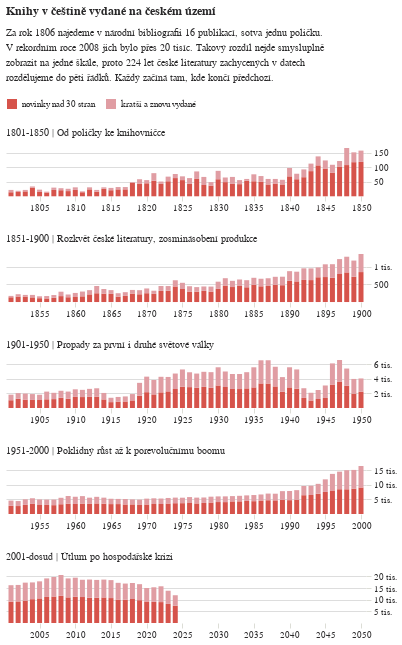

Source (notebook cell):
### Code cell
hezci_verze = alt.Chart(alt_friendly(
    do_grafu.filter(pl.col('variable').is_in(['kratší a znovu vydané','novinky nad 30 stran'])).filter(pl.col('rok') >= 1801).with_columns(
        pl.when(pl.col('rok').is_between(
            1801,1850
        )).then(pl.lit(
            "1801-1850 | Od poličky ke knihovničce"
        )).when(pl.col('rok').is_between(
            1851,1900
        )).then(pl.lit(
            "1851-1900 | Rozkvět české literatury, zosminásobení produkce"
        )).when(pl.col('rok').is_between(
            1901,1950
        )).then(pl.lit(
            "1901-1950 | Propady za první i druhé světové války"
        )).when(pl.col('rok').is_between(
            1951,2000
        )).then(pl.lit(
            "1951-2000 | Poklidný růst až k porevolučnímu boomu"
        )).when(pl.col('rok').is_between(
            2001,2050
        )).then(pl.lit(
            "2001-dosud | Útlum po hospodářské krizi")).alias("kdy")
    )),
          title=alt.Title("Knihy v češtině vydané na českém území", 
                          subtitle=["Za rok 1806 najedeme v národní bibliografii 16 publikací, sotva jednu poličku.",
                                    "V rekordním roce 2008 jich bylo přes 20 tisíc. Takový rozdíl nejde smysluplně",
                                    "zobrazit na jedné škále, proto 224 let české literatury zachycených v datech",
                                    "rozdělujeme do pěti řádků. Každý začíná tam, kde končí předchozí."],
                         color='#292829',
                         subtitleColor='#292829'),
          width=kredity['sirka'],
          height=kredity['vyska_nizkych'] * 0.8
).mark_bar(color='#E09DA3').encode(
    alt.X("rok:T", title=None, axis=alt.Axis(labelColor='#292829')),
    alt.Y("value", title=None, scale=alt.Scale(domainMin=1), axis=alt.Axis(orient="right", tickCount=3, labelColor='#292829', labelExpr='replace(datum.label, ",000", " tis.")')),
    alt.Row("kdy:N", title=None, header=alt.Header(
        labelOrient="top", labelAlign="left", labelAnchor="start", labelFontWeight=400, labelFont="Asap", labelColor='#292829'
    )),
    alt.Color('variable:N', sort=['novinky nad 30 stran'], legend=alt.Legend(orient='top',title=None,labelColor='#292829'),
             scale=alt.Scale(range=['#D6534B','#E09DA3']))
).resolve_scale(y="independent",x="independent").resolve_axis(x="independent").configure_view(stroke='transparent').configure_axisX(grid=False, domain=True)

hezci_verze

### Figure 1 — Vega-Lite specification as saved in the notebook (floating-point values rounded to 4 significant figures; data arrays with more than 128 entries replaced by an {"elided": "..."} marker saying what was removed)
{"config": {"title": {"font": "Noticia Text", "fontSize": 12, "anchor": "start", "lineHeight": 19, "fontWeight": "bolder", "subtitleFont": "Noticia Text", "subtitleFontSize": 10, "subtitleLineHeight": 15, "subtitlePadding": 10, "dy": -10}, "axis": {"labelFont": "Asap", "titleFont": "Asap", "fontWeight": "lighter", "titleFontWeight": "lighter", "labelFontSize": 9, "titleFontSize": 9, "labelPadding": 2, "titlePadding": 9, "domainOpacity": 0, "tickColor": "#DCDDD6"}, "legend": {"labelFont": "Asap", "labelFontWeight": "normal", "titleFont": "Asap", "titleFontWeight": "normal", "labelFontSize": 9, "titleFontSize": 9}, "axisX": {"domain": true, "grid": false}, "view": {"stroke": "transparent"}}, "data": {"name": "data-a4f522dd05abd46d4ab5683780ba773c"}, "mark": {"type": "bar", "color": "#E09DA3"}, "encoding": {"color": {"field": "variable", "legend": {"labelColor": "#292829", "orient": "top", "title": null}, "scale": {"range": ["#D6534B", "#E09DA3"]}, "sort": ["novinky nad 30 stran"], "type": "nominal"}, "row": {"field": "kdy", "header": {"labelAlign": "left", "labelAnchor": "start", "labelColor": "#292829", "labelFont": "Asap", "labelFontWeight": 400, "labelOrient": "top"}, "title": null, "type": "nominal"}, "x": {"axis": {"labelColor": "#292829"}, "field": "rok", "title": null, "type": "temporal"}, "y": {"axis": {"labelColor": "#292829", "labelExpr": "replace(datum.label, \",000\", \" tis.\")", "orient": "right", "tickCount": 3}, "field": "value", "scale": {"domainMin": 1}, "title": null, "type": "quantitative"}}, "height": 48.0, "resolve": {"axis": {"x": "independent"}, "scale": {"x": "independent", "y": "independent"}}, "title": {"text": "Knihy v češtině vydané na českém území", "color": "#292829", "subtitle": ["Za rok 1806 najedeme v národní bibliografii 16 publikací, sotva jednu poličku.", "V rekordním roce 2008 jich bylo přes 20 tisíc. Takový rozdíl nejde smysluplně", "zobrazit na jedné škále, proto 224 let české literatury zachycených v datech", "rozdělujeme do pěti řádků. Každý začíná tam, kde končí předchozí."], "subtitleColor": "#292829"}, "width": 360, "$schema": "https://vega.github.io/schema/vega-lite/v5.8.0.json", "datasets": {"data-a4f522dd05abd46d4ab5683780ba773c": {"elided": "502 records"}}}
